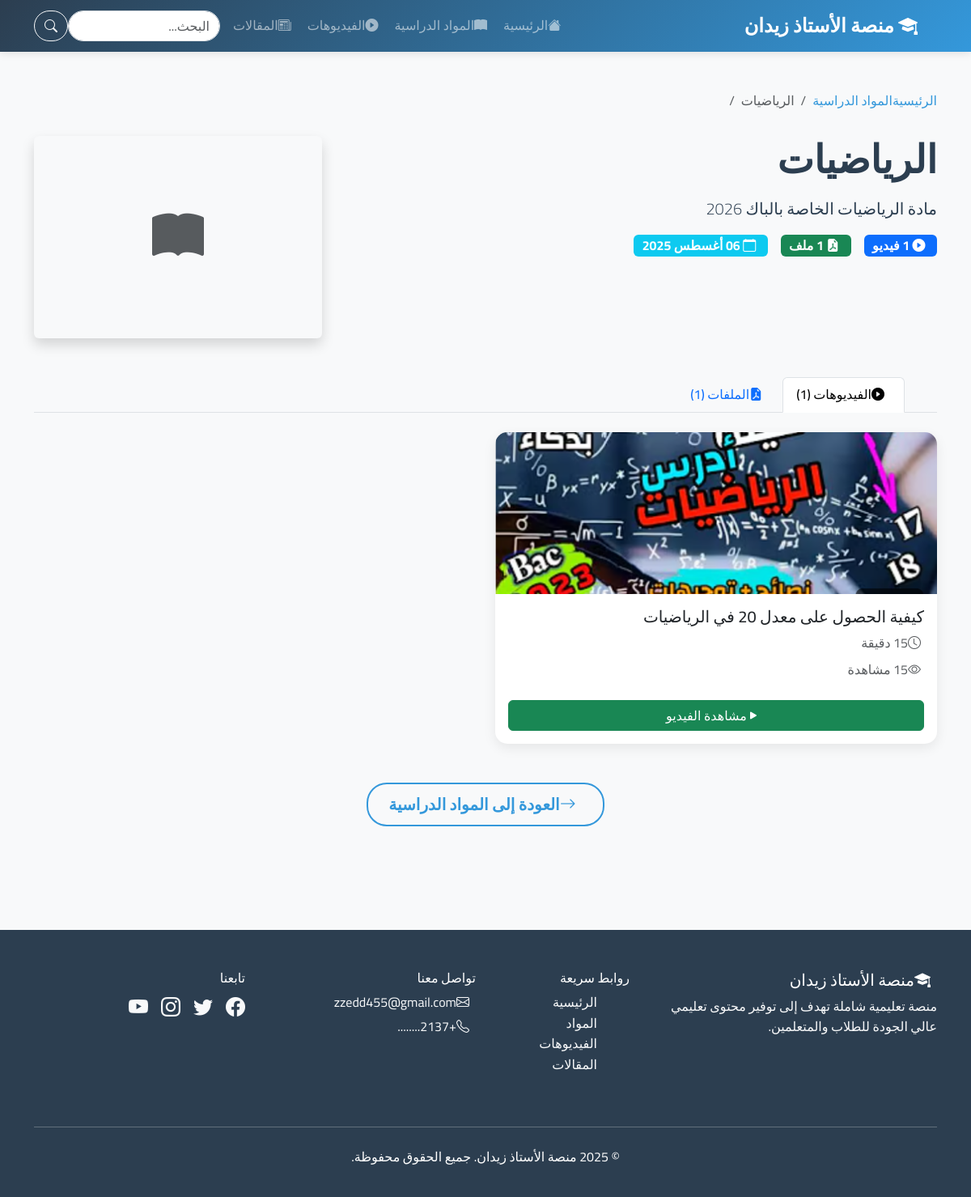
The page /courses/1/ on the database its author committed.
### core/models.py (models this page shows, shortened)
class Course(models.Model):
    title = models.CharField(max_length=200, verbose_name="عنوان المادة")
    description = models.TextField(verbose_name="وصف المادة")
    image = models.ImageField(upload_to='course_images/', blank=True, null=True, verbose_name="صورة المادة")
    created_at = models.DateTimeField(auto_now_add=True)
    updated_at = models.DateTimeField(auto_now=True)
    is_active = models.BooleanField(default=True, verbose_name="نشط")
    class Meta:
        verbose_name = "مادة دراسية"
        verbose_name_plural = "المواد الدراسية"
        ordering = ['-created_at']

class Video(models.Model):
    title = models.CharField(max_length=200, verbose_name="عنوان الفيديو")
    course = models.ForeignKey(Course, on_delete=models.CASCADE, related_name="videos", verbose_name="المادة")
    video_url = models.URLField(verbose_name="رابط الفيديو")
    description = models.TextField(blank=True, null=True, verbose_name="الوصف")
    thumbnail = models.ImageField(upload_to='video_thumbnails/', blank=True, null=True, verbose_name="صورة مصغرة")
    duration = models.CharField(max_length=20, blank=True, null=True, verbose_name="مدة الفيديو")
    author = models.ForeignKey(User, on_delete=models.SET_NULL, null=True, verbose_name="المؤلف")
    created_at = models.DateTimeField(auto_now_add=True)
    is_active = models.BooleanField(default=True, verbose_name="نشط")
    views_count = models.PositiveIntegerField(default=0, verbose_name="عدد المشاهدات")
    class Meta:
        verbose_name = "فيديو"
        verbose_name_plural = "الفيديوهات"
        ordering = ['-created_at']

### core/views.py (the view)
# urls.py: path('courses/<int:pk>/', views.course_detail, name='course_detail'),
def course_detail(request, pk):
    course = get_object_or_404(Course, pk=pk, is_active=True)
    videos = course.videos.filter(is_active=True)
    files = course.files.all()
    context = {
        'course': course,
        'videos': videos,
        'files': files,
    }
    return render(request, 'core/course_detail.html', context)

### core/models.py (called while the page is built)
    def get_file_size_display(self):
        if self.file_size:
            if self.file_size < 1024:
                return f"{self.file_size} بايت"
            elif self.file_size < 1024 * 1024:
                return f"{self.file_size / 1024:.1f} كيلوبايت"
            else:
                return f"{self.file_size / (1024 * 1024):.1f} ميجابايت"
        return "غير محدد"

### core/templates/core/course_detail.html (shortened to what this page needs)
{% extends 'core/base.html' %}
{% block content %}
<div class="container py-5">
    <nav aria-label="breadcrumb">
        <ol class="breadcrumb">
            <li class="breadcrumb-item"><a href="{% url 'core:home' %}">الرئيسية</a></li>
            <li class="breadcrumb-item"><a href="{% url 'core:course_list' %}">المواد الدراسية</a></li>
            <li class="breadcrumb-item active">{{ course.title }}</li>
        </ol>
    </nav>
    <div class="row mb-5">
        <div class="col-lg-8">
            <h1 class="display-5 fw-bold mb-3">{{ course.title }}</h1>
            <p class="lead">{{ course.description }}</p>
            <div class="row g-3 mb-4">
                <div class="col-auto">
                    <span class="badge bg-primary fs-6">
                        <i class="bi bi-play-circle-fill me-1"></i>
                        {{ videos.count }} فيديو
                    </span>
                </div>
                <div class="col-auto">
                    <span class="badge bg-success fs-6">
                        <i class="bi bi-file-earmark-pdf-fill me-1"></i>
                        {{ files.count }} ملف
                    </span>
                </div>
                <div class="col-auto">
                    <span class="badge bg-info fs-6">
                        <i class="bi bi-calendar me-1"></i>
                        {{ course.created_at|date:"d M Y" }}
                    </span>
                </div>
            </div>
        </div>
        <div class="col-lg-4">
            {% if course.image %}
                <img src="{{ course.image.url }}" class="img-fluid rounded shadow" alt="{{ course.title }}">
            {% else %}
                <div class="bg-light rounded shadow d-flex align-items-center justify-content-center" style="height: 250px;">
                    <i class="bi bi-book-fill text-muted" style="font-size: 4rem;"></i>
                </div>
            {% endif %}
        </div>
    </div>
    <ul class="nav nav-tabs mb-4" id="courseTab" role="tablist">
        <li class="nav-item" role="presentation">
            <button class="nav-link active" id="videos-tab" data-bs-toggle="tab" data-bs-target="#videos" type="button" role="tab">
                <i class="bi bi-play-circle-fill me-2"></i>الفيديوهات ({{ videos.count }})
            </button>
        </li>
        <li class="nav-item" role="presentation">
            <button class="nav-link" id="files-tab" data-bs-toggle="tab" data-bs-target="#files" type="button" role="tab">
                <i class="bi bi-file-earmark-pdf-fill me-2"></i>الملفات ({{ files.count }})
            </button>
        </li>
    </ul>
    <div class="tab-content" id="courseTabContent">
        <div class="tab-pane fade show active" id="videos" role="tabpanel">
            {% if videos %}
                <div class="row g-4">
                    {% for video in videos %}
                    <div class="col-lg-6 col-md-6">
                        <div class="card h-100">
                            {% if video.thumbnail %}
                                <img src="{{ video.thumbnail.url }}" class="card-img-top" alt="{{ video.title }}">
                            {% else %}
                                <div class="card-img-top bg-light d-flex align-items-center justify-content-center" style="height: 200px;">
                                    <i class="bi bi-play-circle-fill text-muted" style="font-size: 3rem;"></i>
                                </div>
                            {% endif %}
                            <div class="card-body d-flex flex-column">
                                <h5 class="card-title">{{ video.title }}</h5>
                                {% if video.duration %}
                                    <p class="card-text text-muted mb-2">
                                        <i class="bi bi-clock me-1"></i>{{ video.duration }}
                                    </p>
                                {% endif %}
                                <p class="card-text text-muted mb-2">
                                    <i class="bi bi-eye me-1"></i>{{ video.views_count }} مشاهدة
                                </p>
                                <div class="mt-auto">
                                    <a href="{% url 'core:video_detail' video.pk %}" class="btn btn-success w-100">
                                        <i class="bi bi-play-fill me-2"></i>مشاهدة الفيديو
                                    </a>
                                </div>
                            </div>
                        </div>
                    </div>
                    {% endfor %}
                </div>
            {% else %}
                <div class="text-center py-5">
                    <i class="bi bi-play-circle text-muted" style="font-size: 4rem;"></i>
                    <h4 class="mt-3">لا توجد فيديوهات</h4>
                    <p class="text-muted">لم يتم إضافة أي فيديوهات لهذه المادة بعد</p>
                </div>
            {% endif %}
        </div>
    </div>
    <div class="text-center mt-5">
        <a href="{% url 'core:course_list' %}" class="btn btn-outline-primary btn-lg">
            <i class="bi bi-arrow-right me-2"></i>العودة إلى المواد الدراسية
        </a>
    </div>
</div>
{% endblock %}

### core/templates/core/base.html (shortened to what this page needs)
<!DOCTYPE html>
<html lang="ar" dir="rtl">
<head>
    <link href="https://cdn.jsdelivr.net/npm/bootstrap@5.3.0/dist/css/bootstrap.min.css" rel="stylesheet">
    <link href="https://cdn.jsdelivr.net/npm/bootstrap-icons@1.10.0/font/bootstrap-icons.css" rel="stylesheet">
</head>
<body>
    <nav class="navbar navbar-expand-lg navbar-dark">
        <div class="container">
            <a class="navbar-brand" href="{% url 'core:home' %}">
                <i class="bi bi-mortarboard-fill me-2"></i>
                منصة الأستاذ زيدان
            </a>
            <div class="collapse navbar-collapse" id="navbarNav">
                <ul class="navbar-nav me-auto">
                    <li class="nav-item">
                        <a class="nav-link" href="{% url 'core:home' %}">
                            <i class="bi bi-house-fill me-1"></i>الرئيسية
                        </a>
                    </li>
                    <li class="nav-item">
                        <a class="nav-link" href="{% url 'core:course_list' %}">
                            <i class="bi bi-book-fill me-1"></i>المواد الدراسية
                        </a>
                    </li>
                    <li class="nav-item">
                        <a class="nav-link" href="{% url 'core:video_list' %}">
                            <i class="bi bi-play-circle-fill me-1"></i>الفيديوهات
                        </a>
                    </li>
                    <li class="nav-item">
                        <a class="nav-link" href="{% url 'core:post_list' %}">
                            <i class="bi bi-newspaper me-1"></i>المقالات
                        </a>
                    </li>
                </ul>
                <form class="d-flex" method="GET" action="{% url 'core:search' %}">
                    <input class="form-control me-2" type="search" name="q" placeholder="البحث..." style="border-radius: 20px;">
                    <button class="btn btn-outline-light" type="submit" style="border-radius: 20px;">
                        <i class="bi bi-search"></i>
                    </button>
                </form>
            </div>
        </div>
    </nav>
    <main>
        {% block content %}{% endblock %}
    </main>
    <footer class="footer">
        <div class="container">
            <div class="row">
                <div class="col-lg-4 mb-4">
                    <h5><i class="bi bi-mortarboard-fill me-2"></i>منصة الأستاذ زيدان </h5>
                    <p class="text-light">منصة تعليمية شاملة تهدف إلى توفير محتوى تعليمي عالي الجودة للطلاب والمتعلمين.</p>
                </div>
                <div class="col-lg-2 mb-4">
                    <h6>روابط سريعة</h6>
                    <ul class="list-unstyled">
                        <li><a href="{% url 'core:home' %}" class="text-light text-decoration-none">الرئيسية</a></li>
                        <li><a href="{% url 'core:course_list' %}" class="text-light text-decoration-none">المواد</a></li>
                        <li><a href="{% url 'core:video_list' %}" class="text-light text-decoration-none">الفيديوهات</a></li>
                        <li><a href="{% url 'core:post_list' %}" class="text-light text-decoration-none">المقالات</a></li>
                    </ul>
                </div>
                <div class="col-lg-3 mb-4">
                    <h6>تواصل معنا</h6>
                    <p class="text-light mb-1"><i class="bi bi-envelope me-2"></i>zzedd455@gmail.com</p>
                    <p class="text-light mb-1"><i class="bi bi-telephone me-2"></i>+2137........</p>
                </div>
                <div class="col-lg-3 mb-4">
                    <h6>تابعنا</h6>
                    <div class="d-flex gap-3">
                        <a href="#" class="text-light"><i class="bi bi-facebook fs-4"></i></a>
                        <a href="#" class="text-light"><i class="bi bi-twitter fs-4"></i></a>
                        <a href="#" class="text-light"><i class="bi bi-instagram fs-4"></i></a>
                        <a href="#" class="text-light"><i class="bi bi-youtube fs-4"></i></a>
                    </div>
                </div>
            </div>
            <hr class="my-4">
            <div class="row">
                <div class="col-12 text-center"
                    <p class="text-light mb-0">&copy; 2025 منصة الأستاذ زيدان. جميع الحقوق محفوظة.</p>
                </div>
            </div>
        </div>
    </footer>
</body>
</html>

### core/templates/core/base.html (style rules this page uses)
:root { --primary-color: #2c3e50; --secondary-color: #3498db; --accent-color: #e74c3c; --success-color: #27ae60; --warning-color: #f39c12; --light-bg: #f8f9fa; --dark-text: #2c3e50; --light-text: #7f8c8d; }
* { font-family: 'Cairo', sans-serif; }
body { background-color: var(--light-bg); color: var(--dark-text); line-height: 1.6; }
.navbar { background: linear-gradient(135deg, var(--primary-color), var(--secondary-color)); box-shadow: 0 2px 10px rgba(0,0,0,0.1); }
.navbar-brand { font-weight: 700; font-size: 1.5rem; }
.nav-link { font-weight: 500; transition: all 0.3s ease; }
.card { border: none; border-radius: 15px; box-shadow: 0 5px 15px rgba(0,0,0,0.08); transition: all 0.3s ease; overflow: hidden; }
.card-img-top { height: 200px; object-fit: cover; transition: transform 0.3s ease; }
.btn-outline-primary { border: 2px solid var(--secondary-color); color: var(--secondary-color); border-radius: 25px; padding: 10px 25px; font-weight: 600; transition: all 0.3s ease; }
.footer { background: var(--primary-color); color: white; padding: 50px 0 20px; margin-top: 80px; }
.breadcrumb { background: none; padding: 0; margin-bottom: 30px; }
.breadcrumb-item a { color: var(--secondary-color); text-decoration: none; }

### rows shown on the page
Course: title "الرياضيات", description "مادة الرياضيات الخاصة بالباك 2026", count "1", created_at "06 أغسطس 2025"
Video: thumbnail (picture), title "كيفية الحصول على معدل 20 في الرياضيات", duration "15 دقيقة"

### other values the page prints
{{ videos.count }} "1"
{{ files.count }} "1"
